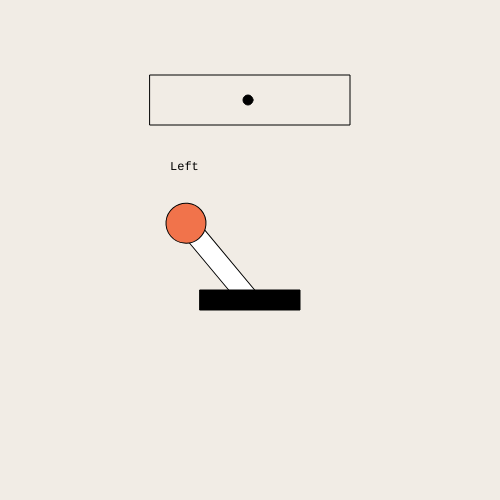
Frame 1 (no input)
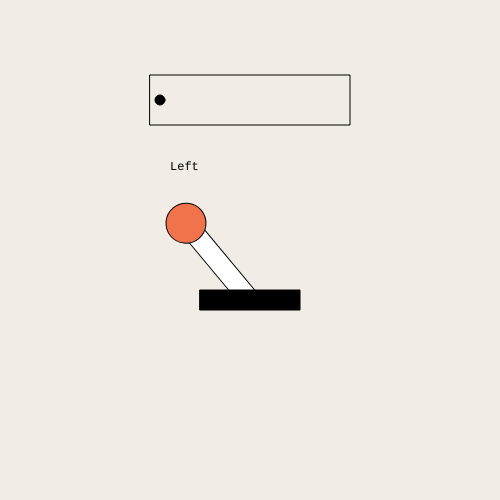
Frame 60 (no input)
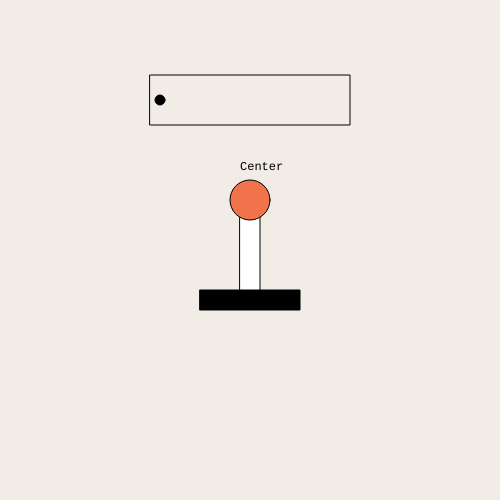
Frame 120 (the mouse pressed at the canvas centre since frame 60)

The p5.js sketch that drew these frames (run headless with seeded random() and noise() and a simulated clock; from frame 60 on, the mouse is pressed at the canvas centre):

// p5.js sketch
// ── sketch.js
//coords of the bottom of th
const joystickBaseX = 0
const joystickBaseY = 0
const joystickHeight = 100
const joystickWidth = 20

//vairables affected by the joystick
let direction = 0 //poitive means right, negative means left, magnitude means speed
let dotX = 0

function setup () {
  createCanvas(500,500)
  translate(250,250)
  background("#F1ECE5")
  rectMode(CENTER)
  angleMode(RADIANS)
  
}

function drawJoystick(angle){
  //(ROTATE start)
  push();
  rotate(angle);
  
  //stick
  fill("white")
  rect(joystickBaseX, joystickBaseY - joystickHeight/2, joystickWidth, joystickHeight)
  
  //circle
  fill("#F1734B")
  circle(joystickBaseX, joystickBaseY - joystickHeight, 40)
  
  pop();
  //(ROTATE end)
  fill("black")
  rect(joystickBaseX, joystickBaseY, 100, 20)
}


function drawDot(){
  fill("black")
  //console.log(dotX)
  if(dotX > 100 - 10){
    direction = -1
  }else if(dotX<-100+10){
    direction = 1
  }
  dotX += direction
  circle(dotX,-200, 10)
  
}

function draw() {
  translate(250,250)
  translate(0,joystickHeight/2)
  background("#F1ECE5")
  textFont('Courier New')
  rectMode(CENTER)
  angleMode(DEGREES)
  
  //get the angle based on the mouse
  let angle = atan2(mouseX - 250, mouseY-250-joystickHeight/2)

  //snap the joy stick so it doesnt go under
  if(0<angle && angle <90){
    angle = 90
  }else if(-90< angle && angle<0){
    angle = 270
  }

  //get direction info based on the mouse
  let relativeX = mouseX - 250
  fill("black")
  if(relativeX>10){
    direction = 1
    if(relativeX>100){//make it faster
      direction = 2
    }
    text("Right",60,-joystickHeight-30)
  }else if(relativeX<-10){
    direction =-1
    if(relativeX<-100){//make it faster
      direction = -2
    }
    text("Left",-80,-joystickHeight-30)
  } else{
    direction = 0
    text("Center",-10,-joystickHeight-30)
    
  }

  drawJoystick(180-angle)

  noFill()
  rect(0,-200,200,50)
  drawDot()

}
